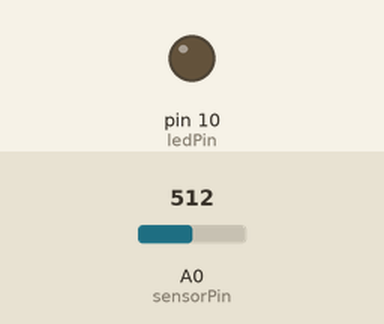
Simulated run of this sketch. Board: Arduino Uno, built with avr-gcc and run on an emulated ATmega328P. Parts: output pins drawn as LEDs (lit = HIGH). The inputs (shaded band) are chosen by the test bench; at power-on: A0 (sensorPin) = 512.

Above: at 1.2 s.
1.3 s: A0 (sensorPin) set to 477
2.8 s: A0 (sensorPin) set to 449
At 4.0 s:
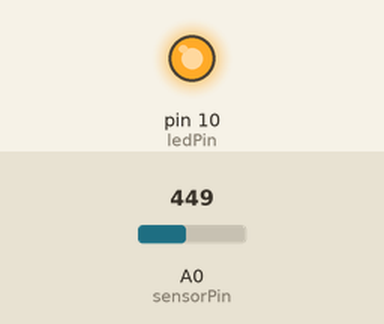
4.3 s: A0 (sensorPin) set to 511
At 5.3 s:
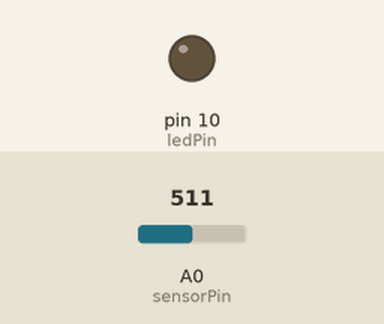
5.8 s: A0 (sensorPin) set to 306
At 6.4 s:
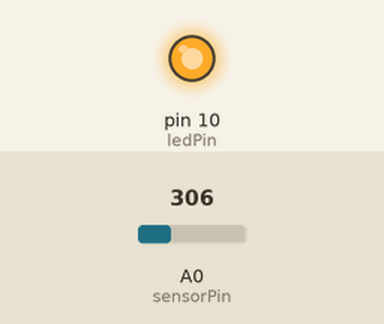
Timing chart, 0 to 8.3 s (numbered marks = the images above; inputs shaded):
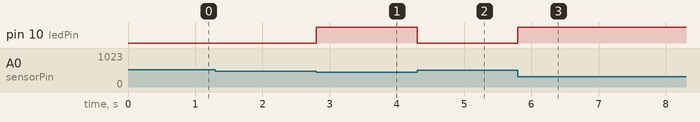

The sketch:

Experiment_7.ino
```cpp
  const int sensorPin = 0;
  const int ledPin = 10;

  int lightCal;
  int lightVal;

void setup() {
  // put your setup code here, to run once:
  pinMode(ledPin, OUTPUT);
  lightCal = analogRead(sensorPin);

}

void loop() {
  // put your main code here, to run repeatedly:
  lightVal = analogRead(sensorPin);

  if(lightVal < lightCal - 50)
  {
    digitalWrite(ledPin, HIGH);
  }
  else
  {
    digitalWrite(ledPin, LOW);
  }
}
```

Measured:
- the behaviour switches between 462 and 461 on A0 (sensorPin) (found by bisection; images 0 and 1)
- after the input at 1.3 s, every drawn part: stays the same
- after the input at 2.8 s, pin 10 (ledPin): LOW → HIGH at once
- after the input at 4.3 s, pin 10 (ledPin): HIGH → LOW at once
- after the input at 5.8 s, pin 10 (ledPin): LOW → HIGH at once
